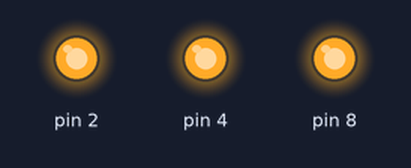
A sketch run on a simulated Arduino Uno, built with avr-gcc and run on an emulated ATmega328P. Shown: output pins drawn as LEDs (lit = HIGH).

Above: at 0.5 s.
At 3.5 s:
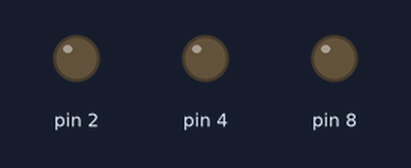
Timing chart, 0 to 4.6 s (numbered marks = the images above):
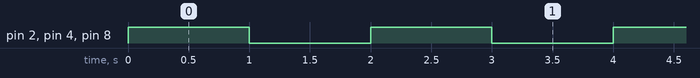

Measured:
- by itself, pin 2, pin 4, pin 8: alternates HIGH for 1.0 s and LOW for 1.0 s

The sketch:

sketch_oct13a.ino
```cpp
void setup()
{
  pinMode(4,OUTPUT);
  pinMode(2,OUTPUT);
  pinMode(8,OUTPUT);
}
void loop()
{
  digitalWrite(4,1);
  digitalWrite(2,1);
  digitalWrite(8,1);
  delay(1000);

  digitalWrite(4,0);
  digitalWrite(2,0);
  digitalWrite(8,0);
  delay(1000);
}
    
```
